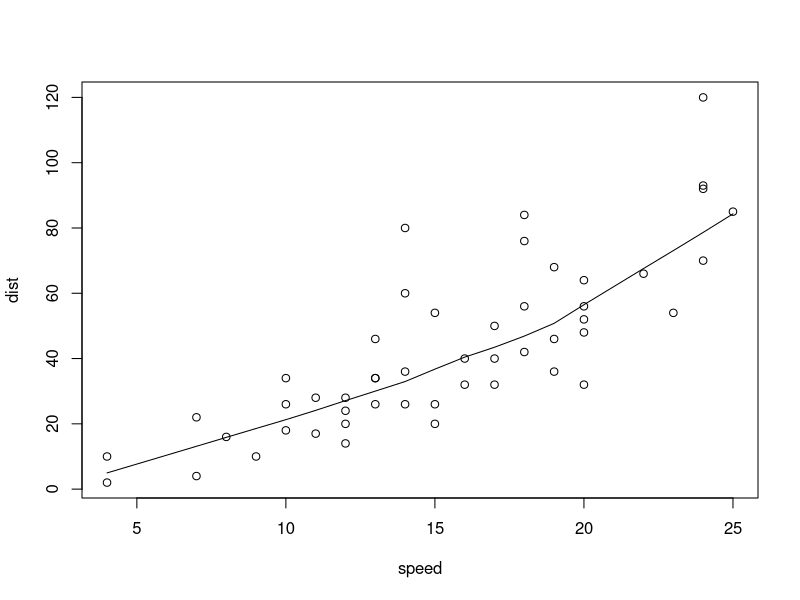
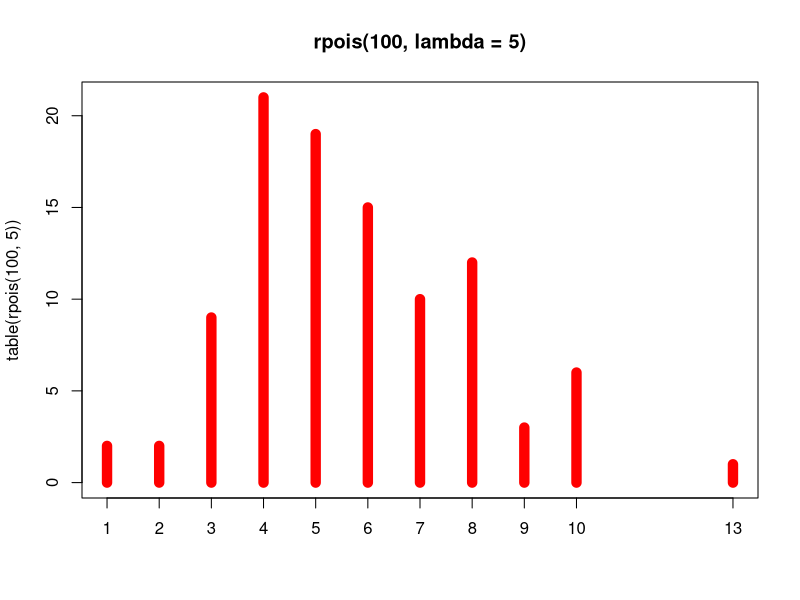
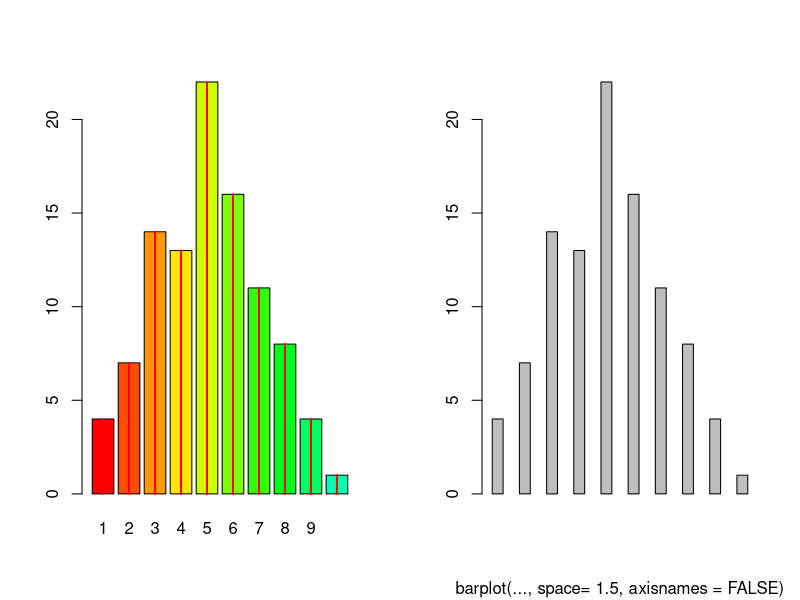
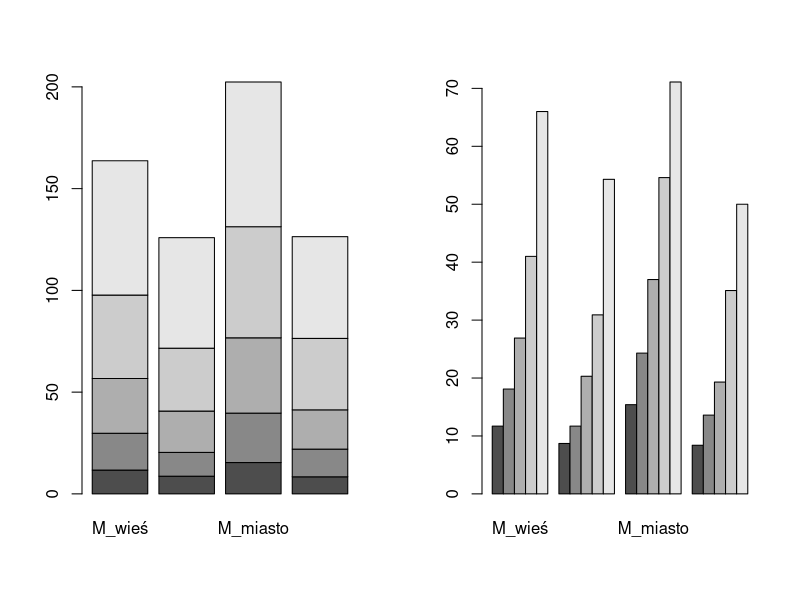
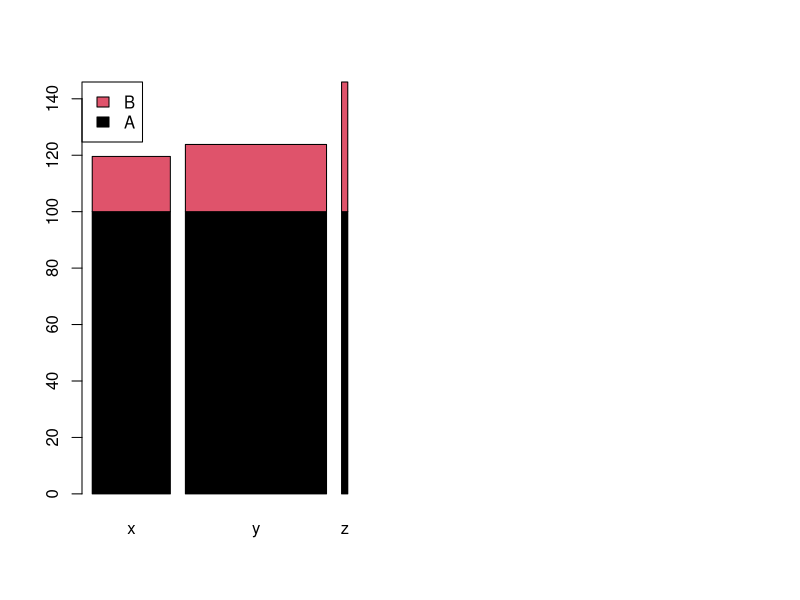
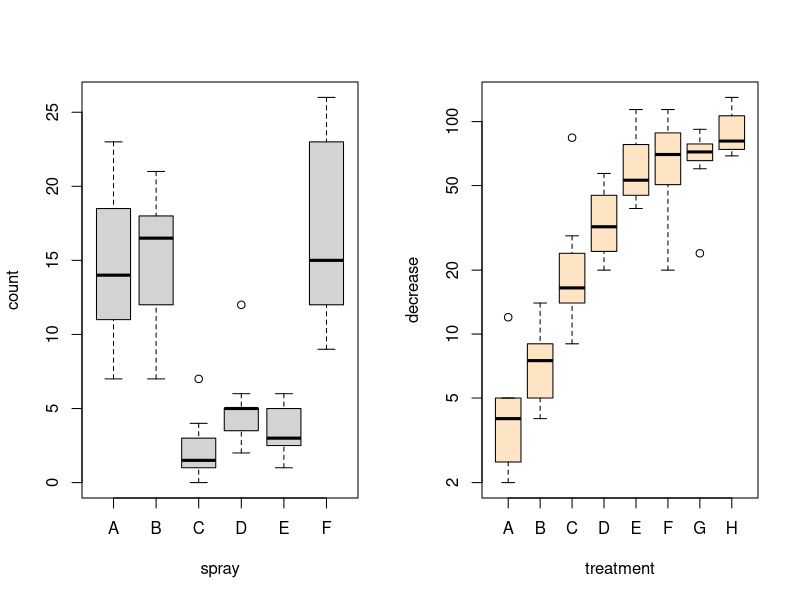
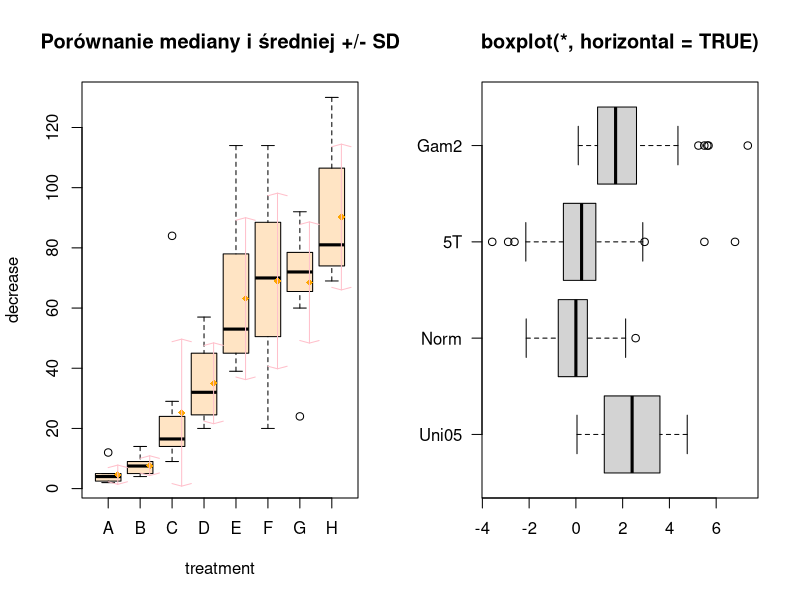
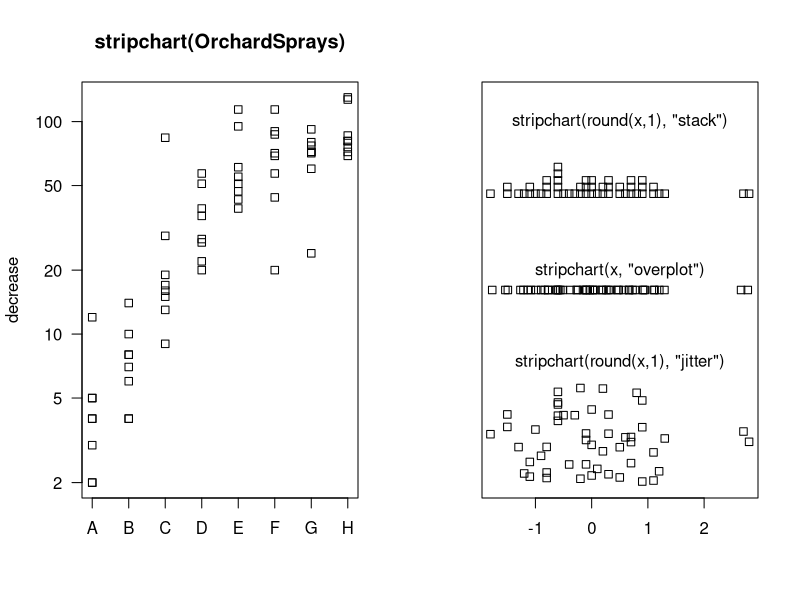

Write R code to recreate these figures, in order.
## ---- chunk 1
knitr::opts_chunk$set(echo = TRUE)
## ---- chunk 2
# Dodawanie
3 + 7

# Odejmowanie
7 - 3

# Mnożenie
3 * 7

# Dzielenie
7/3

# Podnoszenie do kwadratu
2^3

# Modulo - zwraca resztę z dzielenia
8 %% 3
## ---- chunk 3
x=10
log2(x) # logarithms o podstawie 2 z x
log10(x) # logaritms o podstawie 10 z x
exp(x) # eksponenta z x
## ---- chunk 4
cos(x) # cosinus z x
sin(x) # sinus z x
tan(x) # tangens z x
acos(x) # arc-cosinus z x
asin(x) # arc-sinus z x
atan(x) #arc-tangens z x
## ---- chunk 5
abs(x) # wartość bezwzgledna z x
sqrt(x) # pierwiastek kwadratowy z x
## ---- chunk 6

cena_jablek <- 2 # Cena jabłek = 2 zł

cena_jablek = 2 # lub inny zapis
## ---- chunk 7
cena_jablek # wpisanie nazwy zmiennej wypisuje jej wartość
print(cena_jablek) # działa tak samo
## ---- chunk 8

5 * cena_jablek # pomnożyć cenę jabłek przez 5


cena_jablek <- 5 # zmienić wartość zmiennej
cena_jablek
## ---- chunk 9
# Wysokość prostokąta
wys <- 10
# Szerokość prostokąta
szer <- 5
# liczenie powierzchni prostokąta
pow <- wys*szer
print(pow)
## ---- chunk 10
ls()
## ---- chunk 11
rm(wys, szer) # usuwanie zmiennych znajdujących się w nawiasie
ls()
## ---- chunk 12
# Dana liczbowa: Ile masz lat?
wiek <- 28
# Obiekt tekstowy: Jak masz na imię?
imie <- "Bartek"
# Obiekt logiczny: Jesteś naukowcem?
# (yes/no) <=> (TRUE/FALSE)
naukowiec <- TRUE
## ---- chunk 13
'My friend\'s name is "George"'
"My friend's name is \"George\""
## ---- chunk 14
class(wiek)
class(imie)
## ---- chunk 15
is.numeric(wiek)
is.numeric(imie)
## ---- chunk 16
wiek
as.character(wiek) # zmienia daną liczbową na tekstową. 
as.numeric(wiek) # Odwrotna zmiana 
## ---- chunk 17

# Wiek przyjaciół w postaci wektora liczbowego
wiek_przyj <- c(27, 25, 29, 26) 
wiek_przyj

# Imiona przyjaciół jako wektor tekstowy
przyj <- c("Marta", "Ala", "Janek", "Piotr")
przyj

# Stan cywilny przyjaciół jako wektor logiczny
# Czy jest żonaty/ zamężna? (yes/no <=> TRUE/FALSE)
zajety <- c(TRUE, FALSE, TRUE, TRUE)
zajety

## ---- chunk 18
# Wektor bez etykiet
wiek_przyj

# Przypisywanie etykiet
names(wiek_przyj) <- c("Marta", "Ala", "Janek", "Piotr")
wiek_przyj

# Tworzenie wektora z etykietami
wiek_przyj <- c(Marta = 27, Ala = 25, Janek = 29, Piotr = 26)
wiek_przyj
## ---- chunk 19
# Liczba przyjaciół
length(przyj)
## ---- chunk 20
# NA - nie ma informacji dotyczącej dzieci
dzieci <- c(Marta = "yes", Ala = "yes", Janek = NA, Piotr = NA)
dzieci

is.na(dzieci) # sprawdza czy wektor zawiera brakujące dane
## ---- chunk 21
# Wybieramy przyjaciela nr 2
przyj[2] # indeksowanie przy użyciu []

# Wybieramy przyjaciela nr 2 i 4 
przyj[c(2, 4)]

# Wybieramy przyjaciela od 1 do 3
przyj[1:3] # R indeksuje od 1 a nie od 0

# Możliwe jest stosowanie etykiet

wiek_przyj["Ala"]

# Pomijanie danych dzięki stosowaniu indeksowania ujemnego
przyj[-2] # Wybieramy wszystkich poza 2

# Pominięcie przyjaciół 2 i 4
przyj[-c(2, 4)]

# Pominięcie przyjaciół  od 1 do 3
przyj[-(1:3)]
## ---- chunk 22

# Selekcjonowanie z użyciem wektora logicznego
przyj[zajety == TRUE]

# Selekcjonowanie starzszych niż 27 lat
przyj[wiek_przyj >= 27]

# Przyjaciele, którzy nie mają 27 lat
przyj[wiek_przyj != 27]

# Pozbywanie się danych brakujących
dzieci

dzieci[!is.na(dzieci)] # Zachowuje dane różne od NA (!is.na())

# Zastąpienie NA tekstem "no"
dzieci[is.na(dzieci)] <- "no"
dzieci
## ---- chunk 23
# podstawowe operacje arytmetyczne i funkcje mogą być zastosowane w dzialaniach na wektorach numerycznych. 
# Operacje wykonywane są na każdym elemencie wektora po kolei.

# Pensja moich przyjaciół w złotych
pensja <- c(2000, 1800, 2500, 3000)
names(pensja) <- c("Marta", "Ala", "Janek", "Piotr") # Przypisanie etykiet
pensja

# Przemnożenie przez 2
pensja*2

# Mnożenie przez różne współczynniki
# Utworzenie wektora współczynników o tej samej długości, co wektor pensja
wsp <- c(2, 1.5, 1, 3)
pensja*wsp # Pomnożenie wektorów
## ---- chunk 24
x <- c(4, 16, 9, 11, 33, 7, 15, 80, 46)
max(x) # Zwraca maksimum wektora x
min(x) # Zwraca minimum wektora x
range(x) # Zwraca zakres wektora x
length(x) # Zwraca liczbę elementów wektora x
sum(x) # Zwraca sumę elementów wektora x
prod(x) # Zwraca iloczyn elementów wektora x
# Średnią x można policzyć na 2 sposoby
sum(x)/length(x)
mean(x) 
sd(x) # Odchylenie standardowe wektora x
var(x) # Wariancja elementów wektora x
sort(x) # Sortowanie wektora x rosnąco
sort(x, decreasing = TRUE) # Sortowanie wektora x malejąco
## ---- chunk 25
# Korzystajac z wcześniejszych danych możemy policzyć
sum(pensja)
mean(pensja)
range(pensja)
## ---- chunk 26
# Wektory liczbowe
col1 <- c(5, 6, 7, 8, 9)
col2 <- c(2, 4, 5, 9, 8)
col3 <- c(7, 3, 4, 8, 7)

# Połączenie wektorów kolumnami
tab1 <- cbind(col1, col2, col3)
tab1

# Zmiana nazw rzędów
rownames(tab1) <- c("row1", "row2", "row3", "row4", "row5")
tab1
## ---- chunk 27
t(tab1)
## ---- chunk 28
# matrix(data = NA, nrow = 1, ncol = 1, byrow = FALSE, dimnames = NULL)
  # data: opcjonalny wektor danych
  # nrow, ncol: liczba rzędów i kolumn macierzy
  # byrow: wartość logiczna. Jeśli FALSE (wartość wyjściowa) macierz wypełniana jest kolumnami, 
  # w przeciwnym przypadku - rzędami.
  # dimnames: Lista 2 wektorów zawierająca, odpowiednio, nazwy rzędów i nazwy kolumn.

mdat <- matrix(
           data = c(1,2,3, 11,12,13), 
           nrow = 2, byrow = TRUE,
           dimnames = list(c("row1", "row2"), c("C.1", "C.2", "C.3"))
           )
mdat
## ---- chunk 29

ncol(tab1) # Liczba kolumn
nrow(tab1) # Liczba rzędów
dim(tab1) # Liczba kolumn i rzędów
## ---- chunk 30

# Wybierz rząd 2
tab1[2, ]

# Wybierz rzędy od 2 do 4
tab1[2:4, ]

# Wybierz kilka rzędów nie tworzących zakresu np.: 2 i 4
tab1[c(2,4), ]

# Wybierz kolomnę 3
tab1[, 3]

# Wybierz wartość znajdującą się w rzędzie 2 i kolummnie 3
tab1[2, 3]


## ---- chunk 31
# Wybierz kolumnę 2
tab1[, "col2"]
 
# Wybierz wartość z rzędu 3 i kolumny 2
tab1[3, "col2"]
## ---- chunk 32
# Usuń kolumnę 1
tab1[, -1]
## ---- chunk 33

col3 <- tab1[, "col3"] 
# Wybieranie kolumny (zmiennej), która będzie podstawą selekcji, tu: col3. 
# W col3 wybieramy elementy większe lub równe 4 i zatrzymujemy w macierzy 
# jedynie te wiersze, które spełniają ten warunek.
# W kolumnie 3 przeprowadzone zostaje sprawdzenie warunku i R w pamięci 
# zapisuje wartości TRUE lub FALSE dla każdego elementu. 
# Zatrzymywane są wartości TRUE

tab1[col3 >= 4, ] 
## ---- chunk 34
tab1*2 # Mnożenie elementów macierzy

log2(tab1) # Oblicznaie logarytmu dla każdego elementu macierzy

rowSums(tab1) # Sumowanie wartości po rzędach

colSums(tab1) # Sumowanie wartości po kolumnach

rowMeans(tab1) # Średnia wartość w każdym rzędzie 

colMeans(tab1) # Średnia wartość w każdej kolumnie
## ---- chunk 35
# Policz średnią rzędów
apply(tab1, 1, mean)

# Oblicz/ wyszukaj medianę w rzędach
apply(tab1, 1, median)

# Policz średnie kolumn
apply(tab1, 2, mean)
## ---- chunk 36

# Tworzenie
grupa_przyj <- factor(c(1, 2, 1, 2))
grupa_przyj
## ---- chunk 37
# Jakie są poziomy zmiennej?
levels(grupa_przyj)
## ---- chunk 38
# Zmiana nazw poziomów zmiennej
levels(grupa_przyj) <- c("przyjaciel", "kolega")
grupa_przyj
## ---- chunk 39
# Zmiana porządku wyświetlania poziomów
grupa_przyj <- factor(grupa_przyj, 
                      levels = c("kolega", "przyjaciel"))
grupa_przyj

summary(grupa_przyj) # Wyświetla liczbę obserwacji należących do każdego poziomu
## ---- chunk 40
# Czy 'grupa_przyj' to czynnik?
is.factor(grupa_przyj)

# Czy 'zajety' jest czynnikiem?
is.factor(zajety)

# Zamienić 'zajety' na czynnik
as.factor(zajety)
## ---- chunk 41

pensja
grupa_przyj
    
# Średnia pensja w grupach
sred_pens <- tapply(pensja, grupa_przyj, mean)
sred_pens

# Wielkość każdej z grup
tapply(pensja, grupa_przyj, length)

# Tworzenie tabeli rozdzielczej/ krzyżowej
table(grupa_przyj)

# Badanie zależności pomiędzy zmiennymi
table(grupa_przyj, zajety)
## ---- chunk 42

# tworzenie ramki danych
Przyjaciele <- data.frame(
  imie = przyj,
  wiek = wiek_przyj,
  wzrost = c(180, 170, 185, 169),
  zajety = zajety
)

Przyjaciele
## ---- chunk 43
is.data.frame(Przyjaciele) # ramka dancyh
is.data.frame(tab1) # macierz

# Zamiana macierzy w ramkę danych
class(tab1)
tab1_2 <- as.data.frame(tab1)
class(tab1_2)
## ---- chunk 44
t(Przyjaciele)
## ---- chunk 45

# Wybór danych z kolumny 'imie'
Przyjaciele$imie # Korzystamy ze znaku $
Przyjaciele[, 'imie'] # Wybieramy kolumnę o danej nazwie

# Wybieranie więcej niż 1 kolumny
Przyjaciele[ , c(1, 3)] # Wybieramy 2 kolumny 1 i 3

# Wybieramy wszystkie kolumny bez 1
Przyjaciele[, -1] # Wartość ujemna wskazuje na to, że kolumna 1 ma zostać pominięta

## ---- chunk 46

# Wybierz przyjaciół starszych lub 27-letnich

Przyjaciele$wiek >= 27 # Znajduje rzędy spełniające ten warunek
# Wartości spełniające warunek oznaczane są TRUE

# Zapis oznacza - wybrać wszystkie rzędy gdzie wiek >= 27 i wypisać wszystkie wartości kolumn w tym rzędzie
Przyjaciele[Przyjaciele$wiek >= 27, ] 

# Ograniczenie liczby wyświetlanych kolumn
# W wybranych rzędach wyświetli tylko 2 pierwsze kolumny; używamy położenia kolumny c(1, 2)
Przyjaciele[Przyjaciele$wiek >= 27,  c(1, 2)] 
Przyjaciele[Przyjaciele$wiek >= 27, c("imie", "wiek")] # Uzyskujemy to samo, ale używając nazw kolumn

# Jeśli kryteria wyboru są długie i nie wygodne w używaniu, można zapisac je do zmiennych 
lat27 <- Przyjaciele$wiek >= 27
lat27
cols <- c("imie", "wiek")
cols
Przyjaciele[lat27, cols] # zmienne umożliwiaja wybór odpowiednich danych
## ---- chunk 47

# Wybieramy przyjaciół , gdzie wiek >= 27
subset(Przyjaciele, wiek >= 27)
## ---- chunk 48

# Dodanie kolumny 'grupa' do 'Przyjaciele'
Przyjaciele$grupa <- grupa_przyj
Przyjaciele

cbind(Przyjaciele, grupa = grupa_przyj) # Przyłaczanie kolumny z użyciem cbind()

# rbind() - przyłącza rzędy - obserwacje

## ---- chunk 49

# Utwórz listę
rodzina <- list(
  matka = "Zuzanna", 
  ojciec = "Piotr",
  siostry = c("Alicja", "Monika"),
  wiek_siostr = c(12, 22)
  )

rodzina

# Nazwy elementów listy
names(rodzina)

# Liczba elementów listy 
length(rodzina)
## ---- chunk 50
# Zastosowanie nazwy [1/2]
rodzina$ojciec

# Zastosowanie nazwy [2/2]
rodzina[["ojciec"]]

# zastosowanie indeksu
rodzina[[1]]
rodzina[[3]]

# Wybieranie elementu składowej listy
# Wybierz ([1]) element z rodzina[[3]]
rodzina[[3]][1] 
## ---- chunk 51

# dodawanie elementów
rodzina$dziadek <- "Jan"
rodzina$babcia <- "Maria"
rodzina
## ---- chunk 52

list_a <- tab1
list_b <- wiek_przyj
list_c <- rodzina

list_abc <- c(list_a, list_b, list_c) # Lista składająca się z połączonych elementów
names(list_abc)
length(list_abc)
list_abc[2]
list_abc[[2]]
list_abc[[22]]
list_abc[[22]][2]
## ---- chunk 53
# install.packages("readr") # wykonać, jeśli nie zainstalowany 
library("readr")
my_data <- read_csv("city_commutes.csv")
problems <- problems(my_data)
my_data
problems
## ---- chunk 54

plik <- system.file("extdata/mtcars.csv", package = "readr") # plik demo
dane <- read_lines(plik) # wczytywanie danych z rzędów do kolejnych wektorów 1-elementowych
head(dane)

## ---- chunk 55

plik <- "city_commutes.csv" # plik z bieżącego katalogu
miasta <- read_lines(plik, n_max = 3) # wczytywanie 3 linii do 3 wektorów
miasta

## ---- chunk 56
my_file <- system.file("extdata/mtcars.csv", package = "readr") # demo
read_file(my_file) # wczytanie całego pliku do 1 wektora
## ---- chunk 57
# web <- read.delim("http://www.sthda.com/upload/boxplot_format.txt")
# head(web)

## ---- chunk 58
# install.packages("readr") # wykonać, jeśli nie zainstalowany
library("readr")
# my_data <- read_tsv("http://www.sthda.com/upload/boxplot_format.txt")
# head(my_data)
## ---- chunk 59

# install.packages("tibble") # jeśli wymagana jest instalacja 'od'hash'ować
library("tibble")

# Tworzenie ramki danych poleceniem data.frame()
przyjaciele <- data.frame(
  imie = c("Marta", "Ala", "Janek", "Piotr"),
  wiek_przyj = c(27, 25, 29, 26),
  wzrost = c(180, 170, 185, 169),
  zajety = c(TRUE, FALSE, TRUE, TRUE)
)

przyjaciele

przyjaciele2 <- data_frame(
  imie = c("Marta", "Ala", "Janek", "Piotr"),
  wiek_przyj = c(27, 25, 29, 26),
  wzrost = c(180, 170, 185, 169),
  zajety = c(TRUE, FALSE, TRUE, TRUE)
)

przyjaciele2

## ---- chunk 60

library("tibble")

data("iris") # korzystamy z wbudowanych danych 'iris'
class(iris) # klasa danych
head(iris, 6)
## ---- chunk 61

# Convert iris data to a tibble
irysy <- as_data_frame(iris) # konwertowanie do tibbles
class(irysy) # klasa danych
irysy

## ---- chunk 62
require(stats) # dla lowess, rpois, rnorm
plot(cars)
lines(lowess(cars))

plot(table(rpois(100, 5)), type = "h", col = "red", lwd = 10,
     main = "rpois(100, lambda = 5)") # wykres dla danych dyskretnych wygenerowanych losowo, rozkład Poisson'a
## ---- chunk 63

par(mfrow = c(1,2))
require(grDevices) # kolory wykresu
tN <- table(Ni <- stats::rpois(100, lambda = 5))
r <- barplot(tN, col = rainbow(20))
lines(r, tN, type = "h", col = "red", lwd = 2) # type = "h" to wykres słupkowy

barplot(tN, space = 1.5, axisnames = FALSE,
        sub = "barplot(..., space= 1.5, axisnames = FALSE)")
## ---- chunk 64

VADeaths # Liczba zgonóW w satnie Virginia w różnych kategoriach wiekowych
par(mfrow = c(1,2))
barplot(VADeaths, names.arg = c("M_wieś", "K_wieś", "M_miasto", "K_miasto"))
barplot(VADeaths, beside = TRUE, names.arg = c("M_wieś", "K_wieś", "M_miasto", "K_miasto"))

## ---- chunk 65
# legenda
barplot(height = cbind(x = c(465, 91) / 465 * 100,
                       y = c(840, 200) / 840 * 100,
                       z = c(37, 17) / 37 * 100),
        beside = FALSE,
        width = c(465, 840, 37),
        col = c(1, 2),
        legend.text = c("A", "B"),
        args.legend = list(x = "topleft"))
## ---- chunk 66

par(mfrow = c(1,2))
boxplot(count ~ spray, data = InsectSprays, col = "lightgray") # wykorzystanie formuły
boxplot(decrease ~ treatment, data = OrchardSprays,
        log = "y", col = "bisque")
## ---- chunk 67
rb <- boxplot(decrease ~ treatment, data = OrchardSprays, col = "bisque")
title("Porównanie mediany i średniej +/- SD")
mn.t <- tapply(OrchardSprays$decrease, OrchardSprays$treatment, mean)
sd.t <- tapply(OrchardSprays$decrease, OrchardSprays$treatment, sd)
xi <- 0.3 + seq(rb$n)
points(xi, mn.t, col = "orange", pch = 18)
arrows(xi, mn.t - sd.t, xi, mn.t + sd.t,
       code = 3, col = "pink", angle = 75, length = .1)
## ---- chunk 68
mat <- cbind(Uni05 = (1:100)/21, Norm = rnorm(100),
             `5T` = rt(100, df = 5), Gam2 = rgamma(100, shape = 2))
df.mat <- as.data.frame(mat)
par(las = 1) # horyzontalne ustawienie etykiet
boxplot(df.mat, main = "boxplot(*, horizontal = TRUE)", horizontal = TRUE)
## ---- chunk 69

stripchart(decrease ~ treatment,
    main = "stripchart(OrchardSprays)",
    vertical = TRUE, log = "y", data = OrchardSprays)
	
x <- stats::rnorm(50) # dane losowe o rozkładzie normalnym
xr <- round(x, 1)
stripchart(x) ; m <- mean(par("usr")[1:2])
text(m, 1.04, "stripchart(x, \"overplot\")")
stripchart(xr, method = "stack", add = TRUE, at = 1.2)
text(m, 1.35, "stripchart(round(x,1), \"stack\")")
stripchart(xr, method = "jitter", add = TRUE, at = 0.7)
text(m, 0.85, "stripchart(round(x,1), \"jitter\")")

## ---- chunk 70
require(stats)
set.seed(14) 
x <- rchisq(100, df = 4) # losowe generowanie danych
hist(x)	
## ---- chunk 71
par(mfrow = c(1, 2))
hist(islands)
utils::str(hist(islands, col = "gray", labels = TRUE))
## ---- chunk 72

require(stats)
mosaicplot(Titanic, main = "Survival on the Titanic", color = TRUE)
## ---- chunk 73

require(stats)
mosaicplot(~ Sex + Age + Survived, data = Titanic, color = TRUE) # formuła dla danych stabelaryzowanych
## ---- chunk 74
for (i in 1:4){
j <- i + 10
print(j)
}
## ---- chunk 75
i = 0
while (i < 5){
print(i)
i <- i + 1
}
i
## ---- chunk 76
a <- c(2,4,7,1,1,3,5)

if (i > 3){
print("Yes")
} else {
print("No")
}

for (i in a){
if (i > 3){
print("Yes")
} else {
print("No")
}}

liczba <- 1233
if (liczba %% 2 == 0) {
  cat("liczba parzysta")
} else {
  cat("liczba nieparzysta")
}

# Zagnieżdżenie funkcji

a <- c(6,8,12,7,3)
b <- c(11,4,7,9,7)
c <- c(6,9,67,8,9)
d <- data.frame(a,b,c)

for (i in 1:length(d)){
print(mean(d[,i]))
i <- i + 1}

par(mfrow = c(1,3))
for (i in 1:length(d)){
plot(d[,i])
i <- i + 1}
## ---- chunk 77
apply(d,2,mean)
## ---- chunk 78
square <- function(x){
squared <- x*x
return(squared)
}
square(5)
square(c(2,3,8))
## ---- chunk 79
# KEEP THIS AT THE END OF THE DOCUMENT TO GENERATE A LOCAL bib FILE FOR PKGS USED
knitr::write_bib(sub("^package:", "", grep("package", search(), value=TRUE)), file='skeletonPP.bib')
